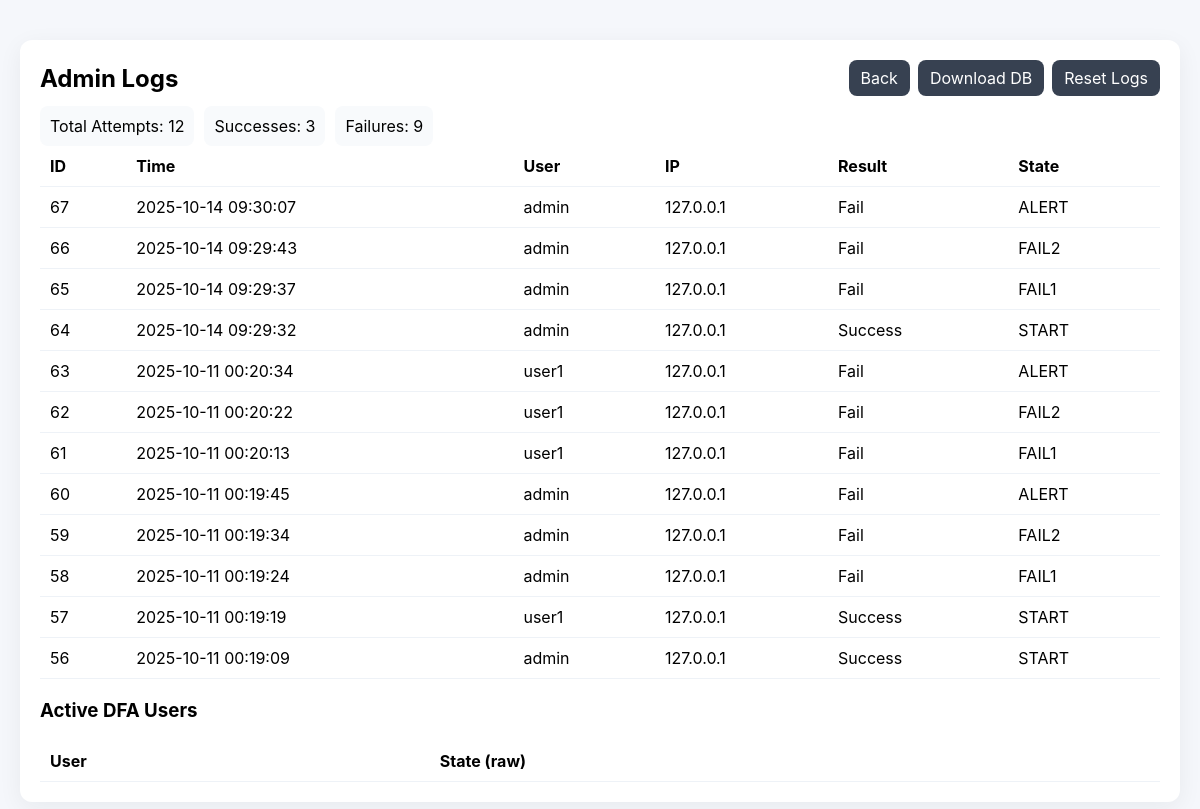
The page /admin on the database its author committed.
### tables this page shows
CREATE TABLE attempts (
        id INTEGER PRIMARY KEY AUTOINCREMENT,
        t INTEGER,
        username TEXT,
        ip TEXT,
        result TEXT,
        state TEXT
    );

### app.py (the view)
@app.route('/admin')
def admin():
    username = request.args.get('username')
    rows = db.fetch_attempts(limit=1000, username=username)
    formatted = [ (r[0], time.strftime('%Y-%m-%d %H:%M:%S', time.localtime(r[1])), r[2], r[3], r[4], r[5]) for r in rows ]
    total = len(formatted)
    succ = sum(1 for r in formatted if r[4]=='Success')
    fail = sum(1 for r in formatted if r[4]=='Fail')
    active_users = [(k,v) for k,v in store.list_users()]
    return render_template('admin.html', rows=formatted, username=username, total=total, succ=succ, fail=fail, active_users=active_users)

### db.py (called while the page is built)
def fetch_attempts(limit=500, username=None):
    con = sqlite3.connect(DB_PATH)
    cur = con.cursor()
    if username:
        cur.execute('SELECT id,t,username,ip,result,state FROM attempts WHERE username=? ORDER BY id DESC LIMIT ?', (username, limit))
    else:
        cur.execute('SELECT id,t,username,ip,result,state FROM attempts ORDER BY id DESC LIMIT ?', (limit,))
    rows = cur.fetchall()
    con.close()
    return rows

### state_store.py (called while the page is built)
    def list_users(self):
        return self._data['user_states'].items()

### templates/admin.html (shortened to what this page needs)
<!DOCTYPE html><html><head></head><body><div class="card"><div style="display:flex;justify-content:space-between;align-items:center;"><h2 style="margin:0">Admin Logs</h2><div class="actions"><a class="button" href="/">Back</a><a class="button" href="/download-db">Download DB</a><a class="button" href="/reset-db" onclick="return confirm('Reset all logs and blocks?')">Reset Logs</a></div></div><div class="stats"><div class="stat">Total Attempts: {{ total }}</div><div class="stat">Successes: {{ succ }}</div><div class="stat">Failures: {{ fail }}</div></div><table><thead><tr><th>ID</th><th>Time</th><th>User</th><th>IP</th><th>Result</th><th>State</th></tr></thead><tbody>{% for r in rows %}<tr><td>{{ r[0] }}</td><td>{{ r[1] }}</td><td>{{ r[2] }}</td><td>{{ r[3] }}</td><td>{{ r[4] }}</td><td>{{ r[5] }}</td></tr>{% endfor %}</tbody></table><h3 style="margin-top:20px">Active DFA Users</h3><table><thead><tr><th>User</th><th>State (raw)</th></tr></thead></table></div></body></html>

### templates/admin.html (style rules this page uses)
body { font-family:Inter,Segoe UI,Arial; background:#f5f7fb; margin:0; padding:20px; }
.card { background:white; max-width:1200px; margin:20px auto; padding:20px; border-radius:12px; box-shadow:0 6px 24px rgba(12,26,40,0.06); }
table { width:100%;border-collapse:collapse; }
th,td { padding:10px;border-bottom:1px solid #eef2f7;text-align:left; }
.actions { display:flex;gap:8px; }
a.button { background:#374151;color:white;padding:8px 12px;border-radius:8px;text-decoration:none; }
.stats { display:flex;gap:10px;margin-top:10px; }
.stat { background:#f8fafc;padding:10px;border-radius:8px; }

### rows shown on the page
attempts: id "67", r "2025-10-14 09:30:07", username "admin", ip "127.0.0.1", result "Fail", state "ALERT"
attempts: id "66", r "2025-10-14 09:29:43", username "admin", ip "127.0.0.1", result "Fail", state "FAIL2"
attempts: id "65", r "2025-10-14 09:29:37", username "admin", ip "127.0.0.1", result "Fail", state "FAIL1"
attempts: id "64", r "2025-10-14 09:29:32", username "admin", ip "127.0.0.1", result "Success", state "START"
attempts: id "63", r "2025-10-11 00:20:34", username "user1", ip "127.0.0.1", result "Fail", state "ALERT"
attempts: id "62", r "2025-10-11 00:20:22", username "user1", ip "127.0.0.1", result "Fail", state "FAIL2"
attempts: id "61", r "2025-10-11 00:20:13", username "user1", ip "127.0.0.1", result "Fail", state "FAIL1"
attempts: id "60", r "2025-10-11 00:19:45", username "admin", ip "127.0.0.1", result "Fail", state "ALERT"
attempts: id "59", r "2025-10-11 00:19:34", username "admin", ip "127.0.0.1", result "Fail", state "FAIL2"
attempts: id "58", r "2025-10-11 00:19:24", username "admin", ip "127.0.0.1", result "Fail", state "FAIL1"
attempts: id "57", r "2025-10-11 00:19:19", username "user1", ip "127.0.0.1", result "Success", state "START"
attempts: id "56", r "2025-10-11 00:19:09", username "admin", ip "127.0.0.1", result "Success", state "START"

### other values the page prints
{{ total }} "12"
{{ succ }} "3"
{{ fail }} "9"
